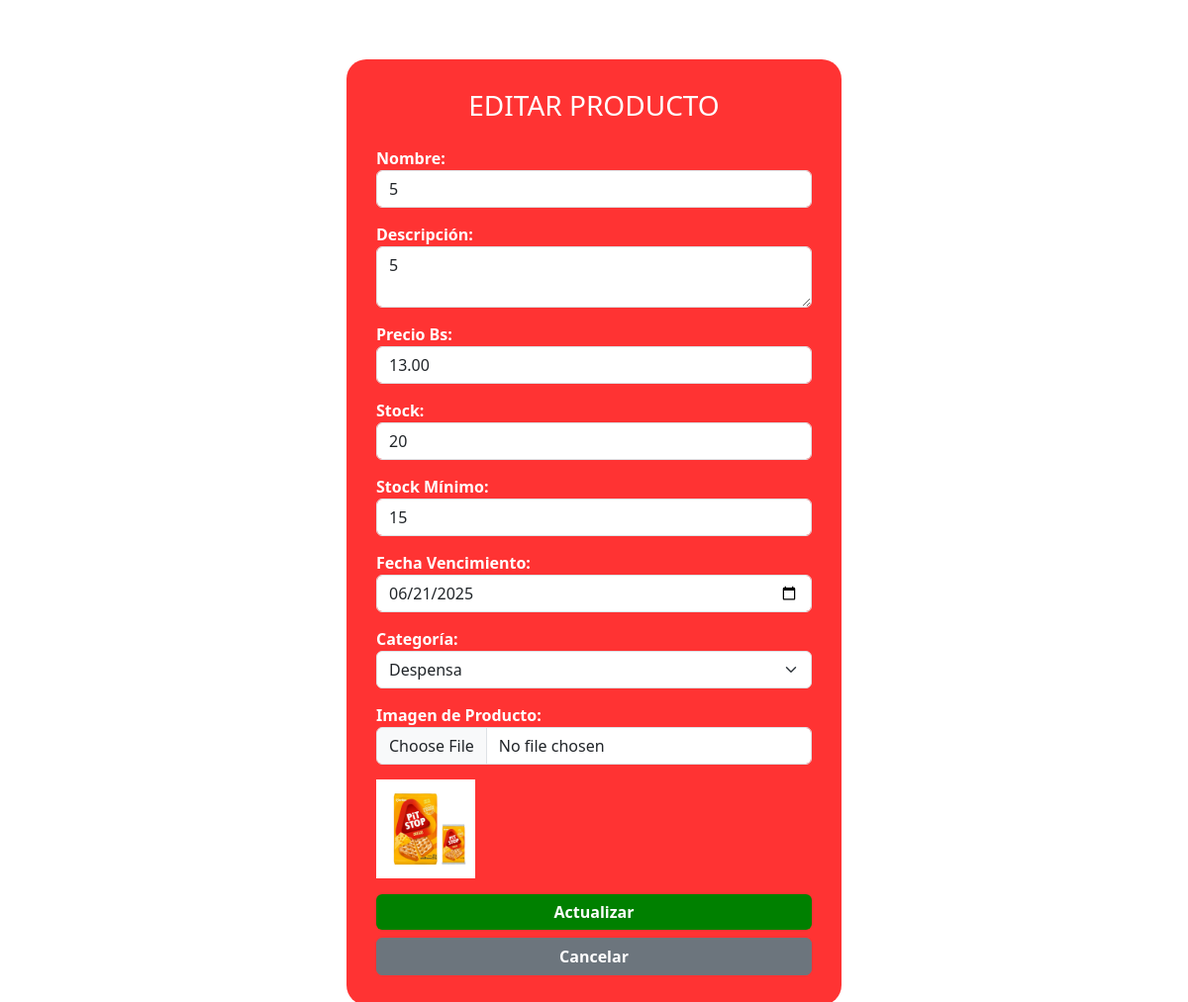
The page /admin/producto_editar.php?id=5 (signed in) on the database its author committed.
### tables this page shows
CREATE TABLE `productos` (
  `id` int(11) NOT NULL,
  `nombre` varchar(100) DEFAULT NULL,
  `descripcion` text DEFAULT NULL,
  `precio` decimal(10,2) DEFAULT NULL,
  `imagen` varchar(255) DEFAULT NULL,
  `cantidad` int(11) NOT NULL DEFAULT 0,
  `id_categoria` int(11) DEFAULT NULL,
  `fecha_vencimiento` date DEFAULT NULL,
  `stock_minimo` int(11) DEFAULT 5
);

CREATE TABLE `categorias` (
  `id` int(11) NOT NULL,
  `nombre` varchar(100) NOT NULL
);

### admin/producto_editar.php (the view, shortened to what this page needs)
<?php
require_once '../includes/db.php';
$id = $_GET['id'] ?? null;
$producto = $pdo->prepare("SELECT * FROM productos WHERE id = ?");
$producto->execute([$id]);
$producto = $producto->fetch();
$categorias = $pdo->query("SELECT * FROM categorias")->fetchAll();
?>
<!DOCTYPE html>
<html lang="es">
<head>
    <link href="https://cdn.jsdelivr.net/npm/bootstrap@5.3.0/dist/css/bootstrap.min.css" rel="stylesheet">
</head>
<body>
<div class="form-container">
    <h3 class="text-center mb-4">EDITAR PRODUCTO</h3>
    <form method="POST" enctype="multipart/form-data">
        <label>Nombre:</label>
        <input type="text" name="nombre" class="form-control" value="<?= $producto['nombre'] ?>" required>
        <label>Descripción:</label>
        <textarea name="descripcion" class="form-control"><?= $producto['descripcion'] ?></textarea>
        <label>Precio Bs:</label>
        <input type="number" step="0.01" name="precio" class="form-control" min="0.01" value="<?= $producto['precio'] ?>" required>
        <label>Stock:</label>
        <input type="number" name="cantidad" class="form-control" min="0" value="<?= $producto['cantidad'] ?>" required>
        <label>Stock Mínimo:</label>
        <input type="number" name="stock_minimo" class="form-control" min="0" value="<?= $producto['stock_minimo'] ?>" required>
        <label>Fecha Vencimiento:</label>
        <input type="date" name="fecha_vencimiento" class="form-control" value="<?= $producto['fecha_vencimiento'] ?>">
        <label>Categoría:</label>
        <select name="id_categoria" class="form-select" required>
            <?php foreach ($categorias as $c): ?>
                <option value="<?= $c['id'] ?>" <?= ($producto['id_categoria'] == $c['id']) ? 'selected' : '' ?>>
                    <?= $c['nombre'] ?>
                </option>
            <?php endforeach; ?>
        </select>
        <label>Imagen de Producto:</label>
        <input type="file" name="imagen" class="form-control">
        <div class="mb-3">
            <img src="../<?= $producto['imagen'] ?>" width="100">
        </div>
        <button type="submit" class="btn btn-success w-100 mb-2">Actualizar</button>
        <a href="productos_gestionar.php" class="btn btn-secondary w-100">Cancelar</a>
    </form>
</div>
</body>
</html>

### admin/producto_editar.php (style rules this page uses)
body { background: url('https://png.pngtree.com/thumb_back/fh260/background/20240720/pngtree-supermarket-grocery-store-aisle-and-shelves-blurred-background-image_15896050.jpg') no-repeat center center fixed; background-size: cover; }
.form-container { background: rgba(255, 0, 0, 0.8); padding: 30px; border-radius: 20px; width: 100%; max-width: 500px; margin: auto; margin-top: 5%; color: white; }
label { font-weight: bold; }
.btn-success { background-color: green; border: none; font-weight: bold; }
.btn-secondary { font-weight: bold; }
.form-control, .form-select { margin-bottom: 15px; }

### rows shown on the page
productos: nombre "5", descripcion "5", precio "13.00", cantidad "20", stock_minimo "15", fecha_vencimiento "06/21/2025", id_categoria "Despensa", imagen (picture)
